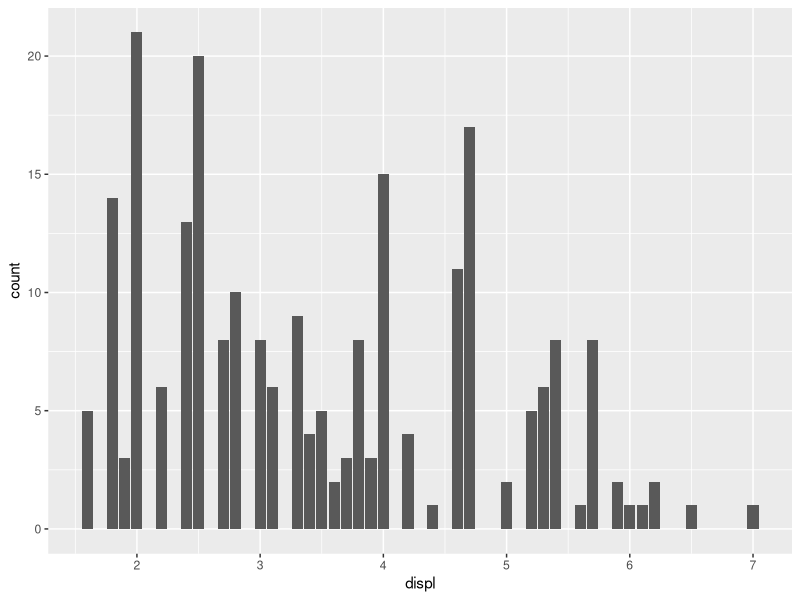
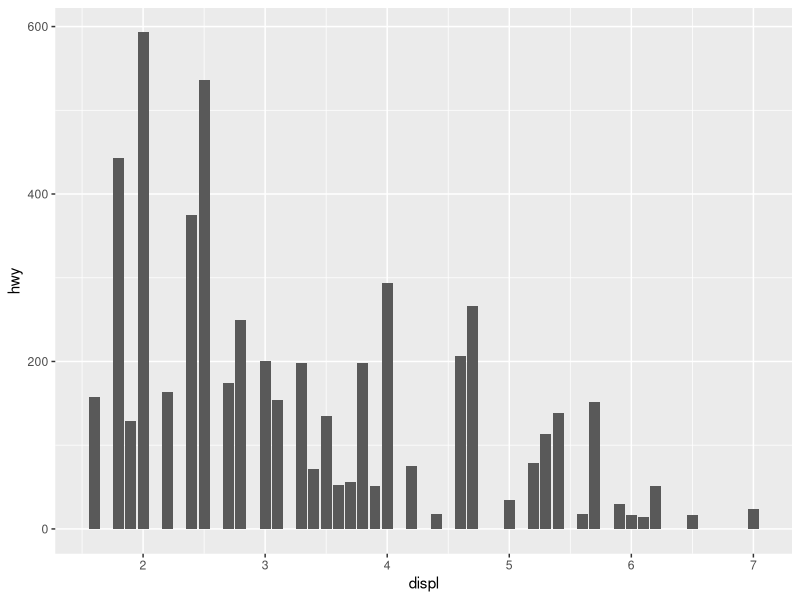
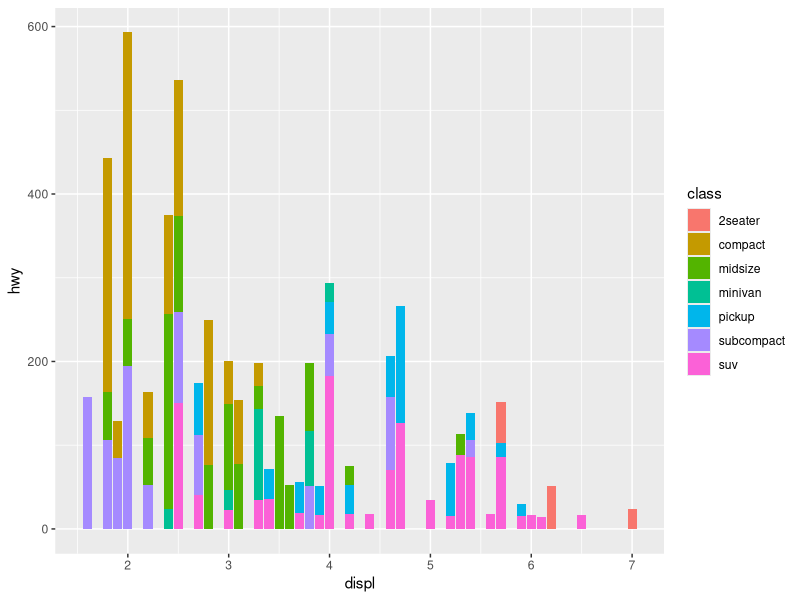
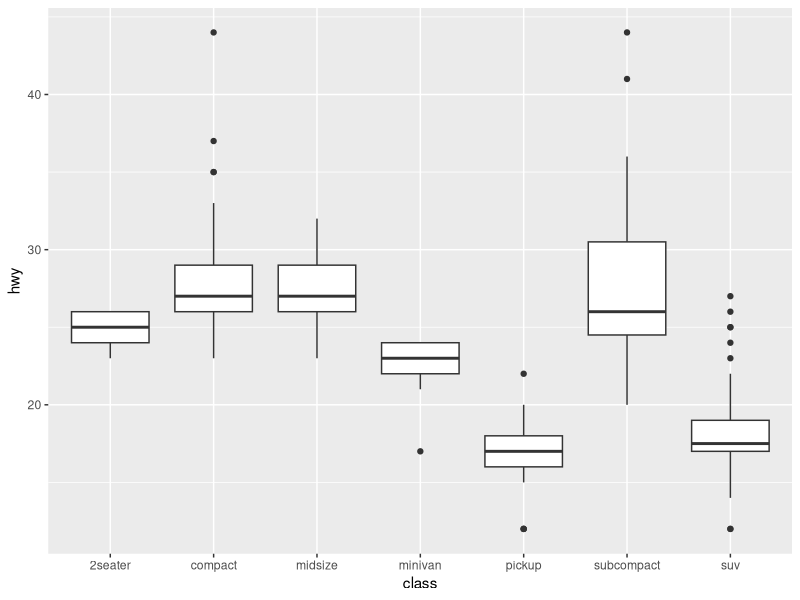
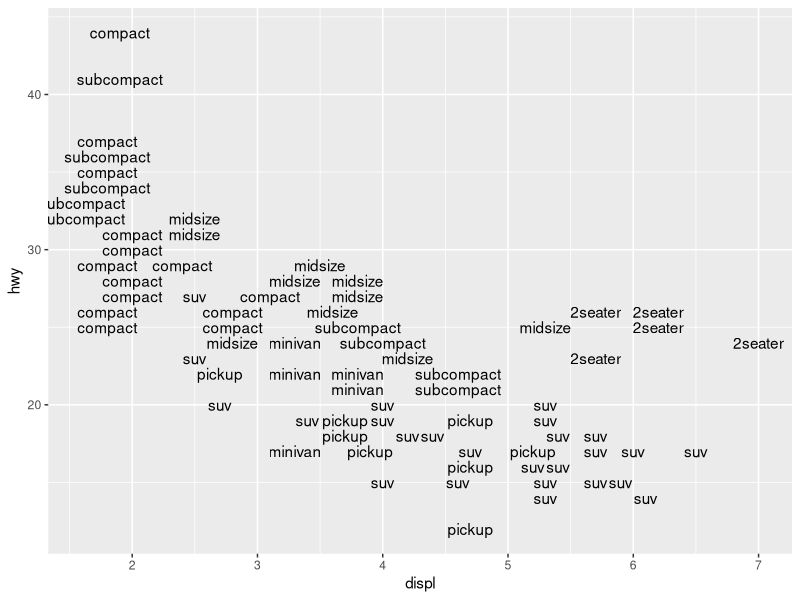
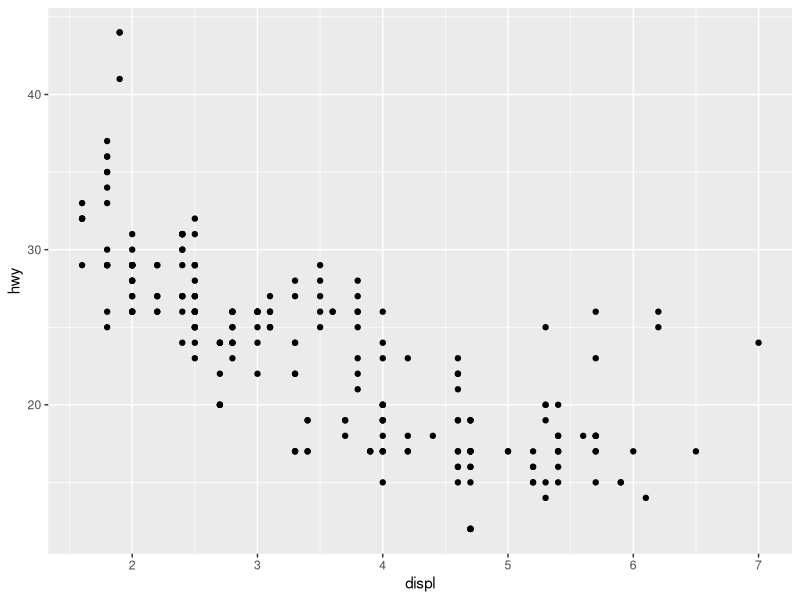
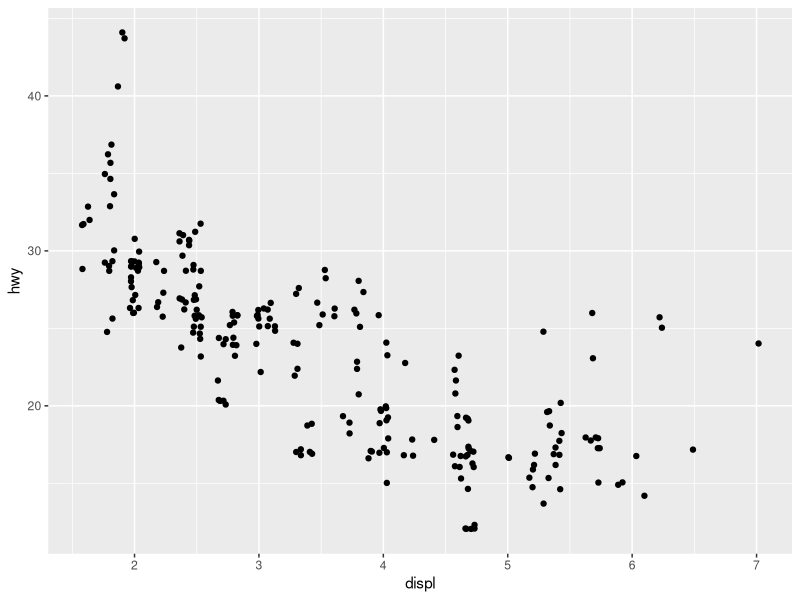
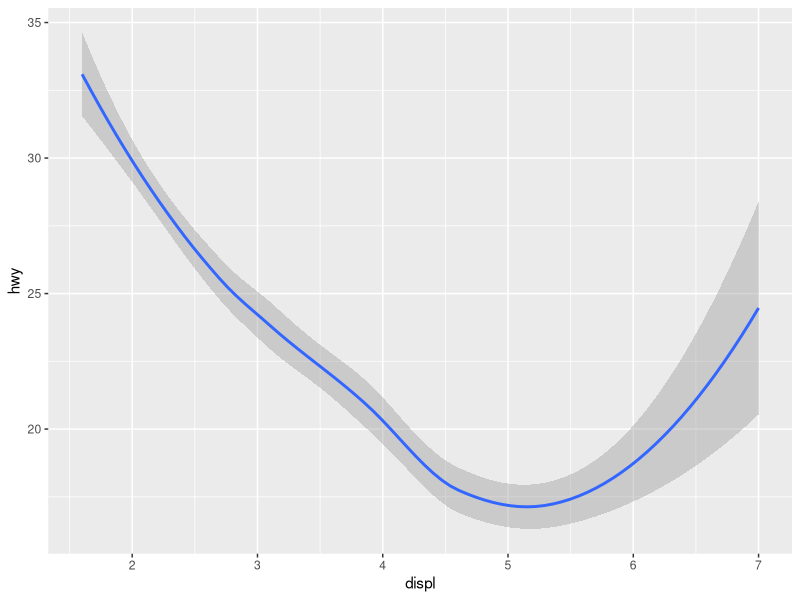

R code for these plots, in order:
library(tidyverse)

ggplot(mpg) +
  geom_bar(aes(x=displ)) 

ggplot(mpg) +
  geom_col(aes(x=displ,y=hwy)) 

ggplot(mpg) +
  geom_col(aes(x=displ,y=hwy,fill=class)) 

ggplot(mpg) +
  geom_boxplot(aes(x=class,y=hwy)) 

ggplot(mpg) +
  geom_text(aes(x=displ,y=hwy,label=class),check_overlap = T) 

ggplot(mpg) +
  geom_point(aes(x=displ,y=hwy)) 

ggplot(mpg) +
  geom_jitter(aes(x=displ,y=hwy)) 

ggplot(mpg) +
  geom_smooth(aes(x=displ,y=hwy)) 

ggplot(mpg) +
  geom_smooth(aes(x=displ,y=hwy),method = "lm") 